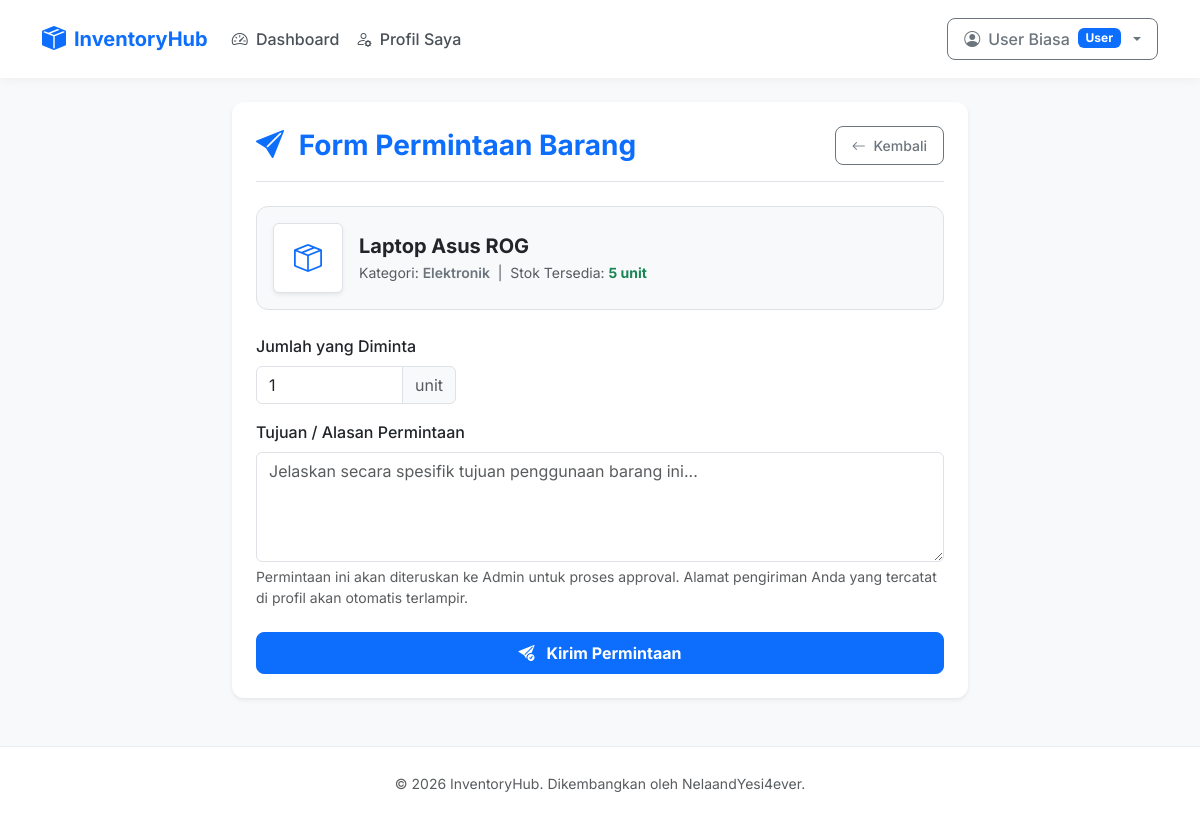
/requests/create/1 (signed in), run on the app's committed database.
### tables this page shows
CREATE TABLE IF NOT EXISTS `products` (
  `id` INT AUTO_INCREMENT PRIMARY KEY,
  `category_id` INT NOT NULL,
  `name` VARCHAR(100) NOT NULL,
  `description` TEXT DEFAULT NULL,
  `image` VARCHAR(255) DEFAULT NULL,
  `stock` INT DEFAULT 0,
  `created_at` TIMESTAMP DEFAULT CURRENT_TIMESTAMP,
  FOREIGN KEY (`category_id`) REFERENCES `categories`(`id`) ON DELETE CASCADE
);

CREATE TABLE IF NOT EXISTS `categories` (
  `id` INT AUTO_INCREMENT PRIMARY KEY,
  `name` VARCHAR(100) NOT NULL,
  `description` TEXT DEFAULT NULL,
  `created_at` TIMESTAMP DEFAULT CURRENT_TIMESTAMP
);

### core/Controller.php (called while the page is built)
<?php
class Controller
{
    public function view($view, $data = [])
    {
        extract($data);
        require_once BASE_PATH . "app/views/$view.php";
    }
}

### app/controllers/UserController.php (called while the page is built, shortened)
<?php
require_once BASE_PATH . 'app/models/ProductModel.php';
class UserController extends Controller
{
    private $userModel;
    private $productModel;
    public function __construct()
    {
        $this->userModel = new UserModel();
        $this->productModel = new ProductModel();
    }
    public function createRequest($productId)
    {
        $product = $this->productModel->getProductById($productId);
        $userId = $_SESSION['user']['id'];
        $userData = $this->userModel->getUserById($userId);
        $error = '';
        $this->view('requests/create', [
            'product' => $product,
            'user' => $userData,
            'error' => $error
        ]);
    }
}

### core/App.php (called while the page is built, shortened)
<?php
class App
{
    public function __construct()
    {
        Router::route();
    }
}

### index.php (called while the page is built, shortened)
<?php
require_once 'core/Controller.php';
require_once 'core/Model.php';
require_once 'core/Database.php';
require_once 'core/App.php';
new App();

### core/Model.php (called while the page is built, shortened)
<?php
require_once BASE_PATH . 'core/Database.php';
class Model
{
    public function __construct()
    {
        $database = new Database();
        $this->db = $database->pdo;
    }
}

### core/Database.php (called while the page is built, shortened)
<?php
class Database
{
    private $host = Config::HOST;
    private $dbname = Config::DBNAME;
    private $user = Config::USER;
    private $pass = Config::PASS;
    public function __construct()
    {
        try {
            $this->pdo = new PDO(
                "mysql:host={$this->host};dbname={$this->dbname}",
                $this->user,
                $this->pass
            );
        } catch(PDOException $e){
            die("Koneksi Database Gagal : " . $e->getMessage());
        }
    }
}

### app/models/ProductModel.php (called while the page is built, shortened)
<?php
require_once BASE_PATH . 'core/Model.php';
class ProductModel extends Model
{
    public function getProductById($id)
    {
        $stmt = $this->db->prepare("
            SELECT p.*, c.name AS category_name
            FROM products p
            LEFT JOIN categories c ON p.category_id = c.id
            WHERE p.id = :id
        ");
        $stmt->execute(['id' => $id]);
        return $stmt->fetch(PDO::FETCH_ASSOC);
    }
}

### app/views/requests/create.php (the view, shortened to what this page needs)
<?php require_once BASE_PATH . 'app/views/layouts/header.php'; ?>
<div class="row justify-content-center">
    <div class="col-md-8">
        <div class="card p-4 shadow-sm border-0">
            <div class="d-flex align-items-center justify-content-between mb-4 border-bottom pb-3">
                <h3 class="fw-bold mb-0 text-primary"><i class="bi bi-send-fill me-2"></i> Form Permintaan Barang</h3>
                <a href="<?= BASE_URL ?>dashboard" class="btn btn-outline-secondary btn-sm"><i class="bi bi-arrow-left me-1"></i> Kembali</a>
            </div>
            <div class="card p-3 border shadow-none bg-light mb-4 d-flex flex-row align-items-center">
                <div class="bg-white rounded d-flex align-items-center justify-content-center text-muted me-3 shadow-sm border" style="width: 70px; height: 70px; flex-shrink: 0;">
                    <?php if (!empty($product['image']) && file_exists(BASE_PATH . 'public/uploads/' . $product['image'])): ?>
                        <img src="<?= BASE_URL ?>public/uploads/<?= $product['image'] ?>" class="img-fluid rounded" style="object-fit: cover; width: 100%; height: 100%;" alt="<?= htmlspecialchars($product['name']) ?>">
                    <?php else: ?>
                        <i class="bi bi-box-seam fs-3 text-primary"></i>
                    <?php endif; ?>
                </div>
                <div>
                    <h5 class="fw-bold text-dark mb-1"><?= htmlspecialchars($product['name']) ?></h5>
                    <p class="text-muted small mb-0">
                        Kategori: <span class="fw-semibold text-secondary"><?= htmlspecialchars($product['category_name'] ?? 'Tanpa Kategori') ?></span> &nbsp;|&nbsp;
                        Stok Tersedia: <span class="fw-bold text-success"><?= $product['stock'] ?> unit</span>
                    </p>
                </div>
            </div>
            <form action="<?= BASE_URL ?>requests/create/<?= $product['id'] ?>" method="POST">
                <div class="mb-3">
                    <label for="quantity" class="form-label fw-medium">Jumlah yang Diminta</label>
                    <div class="input-group" style="max-width: 200px;">
                        <input type="number" name="quantity" id="quantity" class="form-control" min="1" max="<?= $product['stock'] ?>" value="<?= isset($_POST['quantity']) ? htmlspecialchars($_POST['quantity']) : '1' ?>" required>
                        <span class="input-group-text bg-light text-muted">unit</span>
                    </div>
                </div>
                <div class="mb-4">
                    <label for="purpose" class="form-label fw-medium">Tujuan / Alasan Permintaan</label>
                    <textarea name="purpose" id="purpose" class="form-control" rows="4" placeholder="Jelaskan secara spesifik tujuan penggunaan barang ini..." required></textarea>
                    <div class="form-text small text-muted">Permintaan ini akan diteruskan ke Admin untuk proses approval. Alamat pengiriman Anda yang tercatat di profil akan otomatis terlampir.</div>
                </div>
                <div class="d-grid">
                    <button type="submit" class="btn btn-primary py-2.5 fw-bold"><i class="bi bi-send-check-fill me-2"></i> Kirim Permintaan</button>
                </div>
            </form>
        </div>
    </div>
</div>
<?php require_once BASE_PATH . 'app/views/layouts/footer.php'; ?>

### app/views/layouts/header.php (style rules this page uses)
body { font-family: 'Inter', sans-serif; background-color: #f8f9fa; color: #212529; min-height: 100vh; display: flex; flex-direction: column; }
.card { border: none; border-radius: 12px; box-shadow: 0 4px 20px rgba(0, 0, 0, 0.03); background-color: #ffffff; }
.btn { border-radius: 8px; font-weight: 500; padding: 8px 16px; transition: all 0.2s ease; }
.btn-primary { background-color: #0d6efd; border-color: #0d6efd; }

### data on the page
products: name "Laptop Asus ROG", category.name "Elektronik", stock "5"

### other printed values
$_SESSION['user']['username'] "User Biasa"
$_SESSION['user']['role'] "User"
